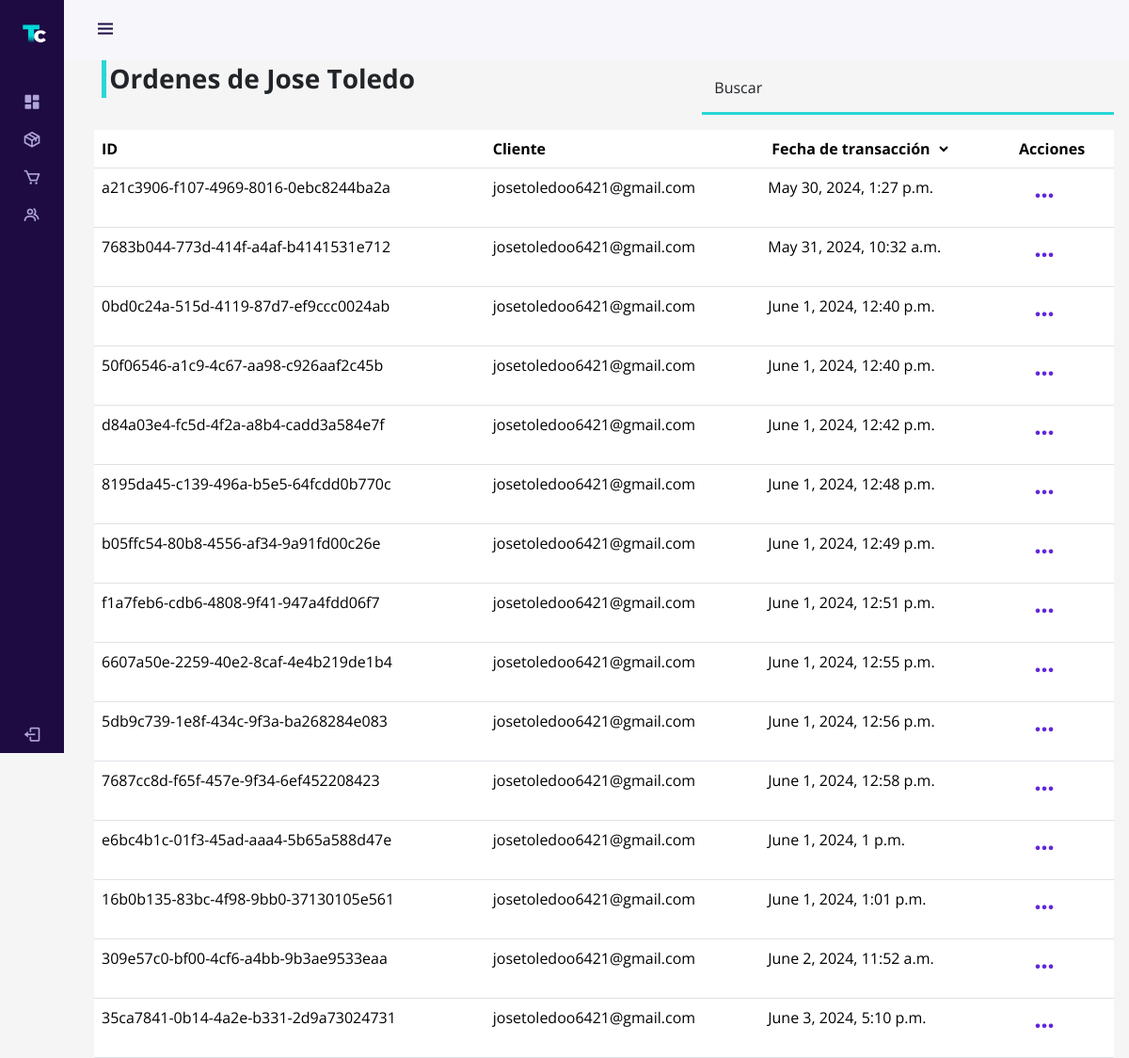
/administration/ordersusers/21.801.228-0/ (signed in), run on an earlier commit of the app's database.
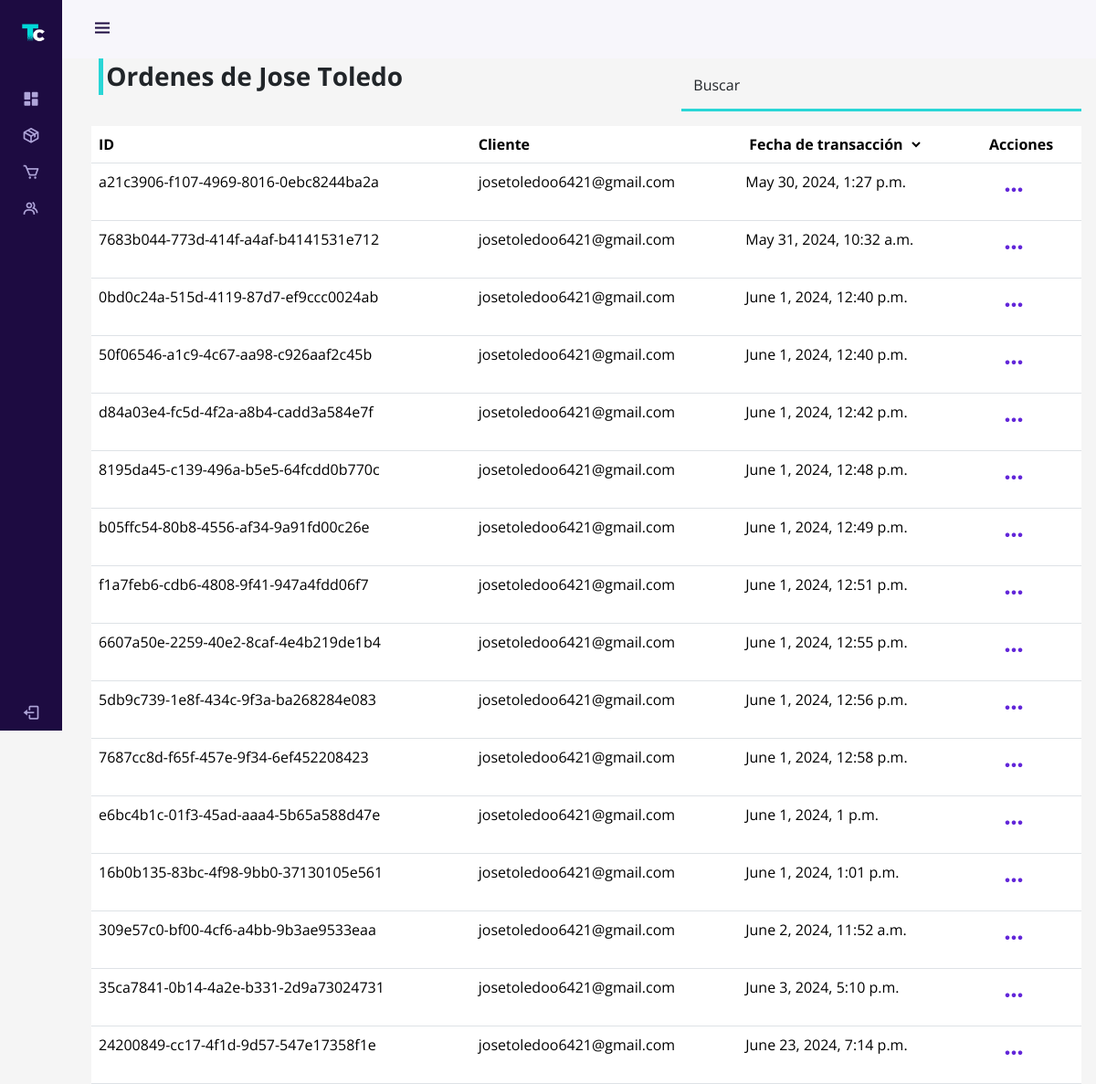
And on a later commit of the database.
### store/models.py (models this page shows, shortened)
class Recipe(models.Model):
    id = models.UUIDField(primary_key=True, default=uuid.uuid4, editable=False)
    client = models.ForeignKey(User, on_delete=models.CASCADE)
    created_at = models.DateTimeField(auto_now_add=True)
    complete = models.BooleanField(default=False)
    transaction_id = models.CharField(max_length=100, null=True)
    @property
    def get_cart_total(self):
        recipeDetails = self.recipedetails_set.all()
        total = sum([item.product.price * item.quantity for item in recipeDetails])
        return total
    @property
    def get_cart_items(self):
        recipeDetails = self.recipedetails_set.all()
        total = sum([item.quantity for item in recipeDetails])
        return total

### auth_user/models.py (models this page shows)
class User(AbstractBaseUser, PermissionsMixin):
    email = models.EmailField(unique=True)
    rut = models.CharField(max_length=12, unique=True, primary_key=True, verbose_name='RUT')
    first_name = models.CharField(max_length=30)
    last_name = models.CharField(max_length=30)
    is_staff = models.BooleanField(default=False)
    is_active = models.BooleanField(default=True)
    is_superuser = models.BooleanField(default=False)
    objects = CustomUserManager()
    USERNAME_FIELD = 'email'
    EMAIL_FIELD = 'email'
    REQUIRED_FIELDS = []
    class Meta:
        verbose_name = 'User'
        verbose_name_plural = 'Users'
    def get_full_name(self):
        return f'{self.first_name} {self.last_name}'

### auth_user/views.py (the view)
# urls.py: path('administration/ordersusers/<str:id>/', views.userorders, name='dash-ordersusers'),
@login_required
@permission_required('auth_user.view_user', raise_exception=True)
def userorders(request, id):
    user = User.objects.get(rut=id)
    orders = Recipe.objects.filter(complete=True, client=user ).all()
    orderByDate = request.GET.get('orderByDate')
    if orderByDate is not None:
        if orderByDate == 'asc':
            orders = orders.order_by('created_at')
        elif orderByDate == 'desc':
            orders = orders.order_by('-created_at')
    context = {'orders' : orders, 'user': user}
    return render(request, 'auth_user/admin/ordersusers.html', context)

### store/views.py (called while the page is built)
def cart_data(request):
    if request.user.is_authenticated:
        recipe, created = Recipe.objects.get_or_create(client=request.user, complete=False)
        items = recipe.recipedetails_set.all()
        cartItems = recipe.get_cart_items
    else:
        items = []
        recipe = {'get_cart_total':0, 'get_cart_items':0}
        cartItems = recipe['get_cart_items']
    return {'cartItems': cartItems, 'items': items, 'recipe': recipe}

### auth_user/templates/auth_user/admin/ordersusers.html (shortened to what this page needs)
{% extends "auth_user/admin/template.html" %}
{% load static %}
{%load humanize%}
{% block sources%}
<link rel="stylesheet" href="{% static 'css/auth.css'%}">
{% endblock sources%}
{% block content %}
<div class="row">
  <div class="col-md-7">
    <h5 class="product-header fw-bold fs-3">Ordenes de {{user.get_full_name}}</h5>
  </div>
  <div class="col-md-5">
    <div class="form-floating mb-3">
      <input type="text" class="form-control border-0 border-bottom rounded-0 bg-transparent" name="search" id="search" placeholder="name" required onkeyup="searchOrder()">
      <label for="name">Buscar</label>
  </div>
  </div>
</div>
<table class="table ">
    <thead>
      <tr>
        <th scope="col">ID</th>
        <th scope="col">Cliente</th>
        <th scope="col">
          <form action="" method="get" id="orderForm">
            <select name="orderByDate" id="orderByDate" class="border-0 bg-transparent fw-bold">
              <option selected >Fecha de transacción</option>
            </select>
          </form></th>
        <th scope="col">Acciones</th>
      </tr>
    </thead>
    <tbody id="order-table">
    {% for u in orders %}
      <tr scope="row">
        <td>{{ u.id }}</td>
        <td>{{ u.client }}</td>
        <td>{{ u.created_at }}</td>
        <td><button type="button" class="btn" data-bs-toggle="modal" data-bs-target="#{{u.id}}modal">
            <i class='bx bx-dots-horizontal-rounded fs-3 color-secondary'></i>
          </button></td>
      </tr>
    {% endfor %}
    </tbody>
  </table>
{% endblock content %}

What changed in the data, as far as the page shows it:
now on this page (row edited): Recipe: id "24200849-cc17-4f1d-9d57-547e17358f1e", client "josetoledoo6421@gmail.com", created_at "June 23, 2024, 7:14 p.m."
